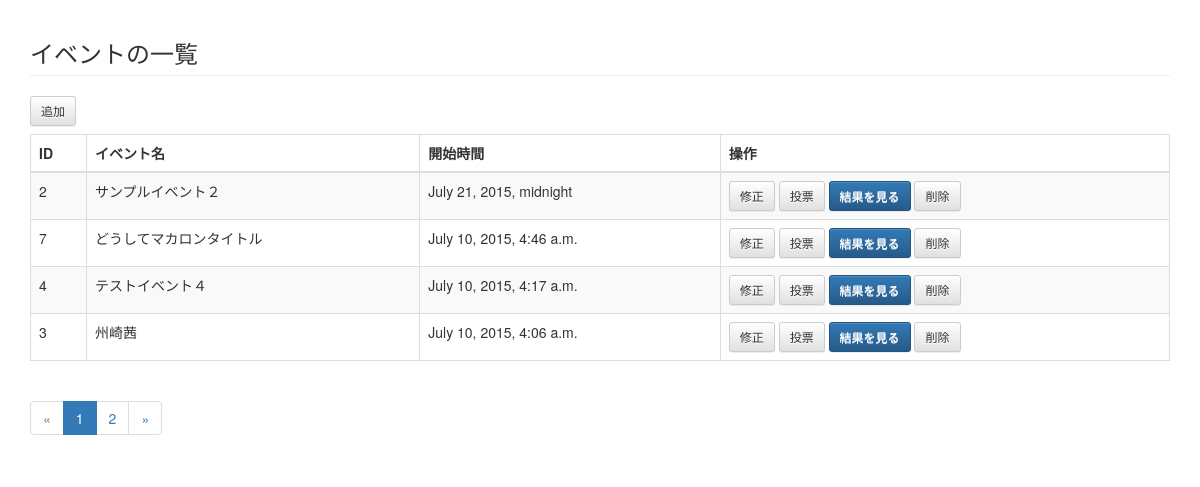
Before: /rank/event/ with the older database file.
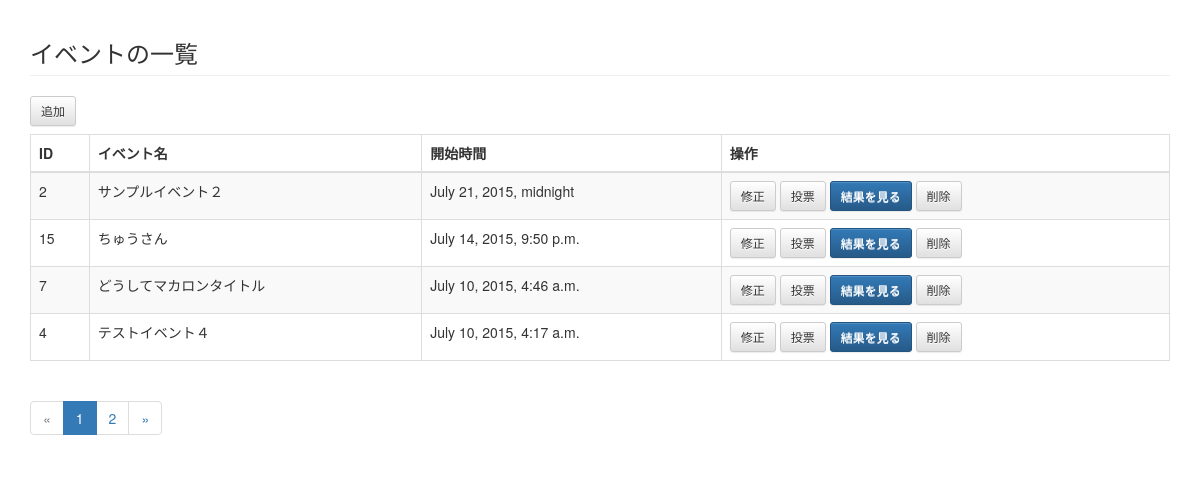
After: the same page with the newer database file.
### rank/models.py (models this page shows, shortened)
class VoteEvent(models.Model):
    name = models.CharField(u'投票イベント名', max_length=255)
    startTimeDate = models.DateTimeField()

### rank/views.py (the view)
class VoteEventList(ListView):
    context_object_name='vote_ranking'
    template_name='rank/list.html'
    paginate_by = 4 # １ページは最大2件ずつでページングする
    def get(self, request, *args, **kwargs):
        events = VoteEvent.objects.all().order_by("-startTimeDate")
        self.object_list = events
        context = self.get_context_data(object_list=self.object_list)
        return self.render_to_response(context)

### templates/rank/list.html (shortened to what this page needs)
{% extends "base.html" %}
{% block content %}
    <h3 class="page-header">イベントの一覧</h3>
    <a href="{% url 'rank:eventAdd' %}" class="btn btn-default btn-sm">追加</a>
    <table class="table table-striped table-bordered">
      <thead>
        <tr>
          <th>ID</th>
          <th>イベント名</th>
          <th>開始時間</th>
          <th>操作</th>
        </tr>
      </thead>
      <tbody>
        {% for event in vote_ranking %}
        <tr>
          <td>{{ event.id }}</td>
          <td>{{ event.name }}</td>
          <td>{{ event.startTimeDate }}</td>
          <td>
            <a href="{% url 'rank:eventEdit' event_id=event.id %}" class="btn btn-default btn-sm">修正</a>
            <a href="{% url 'rank:eventVote' event_id=event.id %}" class="btn btn-default btn-sm">投票</a>
            <a href="{% url 'rank:eventRanking' event_id=event.id %}" class="btn btn-default btn-sm btn-primary">結果を見る</a>
            <button class="btn btn-default btn-sm del_confirm" data-toggle="modal" pk="{{event.name}}" data-target="#deleteModal" url="{% url 'rank:eventDel' event_id=event.id %}">削除</a>
          </td>
        </tr>
        {% endfor %}
      </tbody>
    </table>
    {% if is_paginated %}
    <ul class="pagination">
      {% if page_obj.has_previous %}
        <li><a href="?page={{ page_obj.previous_page_number }}">&laquo;</a></li>
      {% else %}
        <li class="disabled"><a href="#">&laquo;</a></li>
      {% endif %}
      {% for linkpage in page_obj.paginator.page_range %}
        {% ifequal linkpage page_obj.number %}
          <li  class="active"><a href="#">{{ linkpage }}</a></li>
        {% else %}
          <li><a href="?page={{ linkpage }}">{{ linkpage }}</a></li>
        {% endifequal %}
      {% endfor %}
      {% if page_obj.has_next %}
        <li><a href="?page={{ page_obj.next_page_number }}">&raquo;</a></li>
      {% else %}
        <li class="disabled"><a href="#">&raquo;</a></li>
      {% endif %}
    </ul>
    {% endif %}
{% endblock content %}

### templates/base.html (shortened to what this page needs)
{% load staticfiles %}
<!DOCTYPE html>
<html lang="{{ LANGUAGE_CODE|default:"en-us" }}">
<head>
<link href="{% static 'css/bootstrap.min.css' %}" rel="stylesheet">
<link href="{% static 'css/bootstrap-theme.min.css' %}" rel="stylesheet">
</head>
<body>
  <div class="container">
    {% block content %}{% endblock %}
  </div>
</body>
</html>

### templates/rank/list.html (style rules this page uses)
table { margin-top: 8px; }

Changed rows visible on the page:
no longer on this page (row unchanged): VoteEvent: id "3", name "州崎茜", startTimeDate "July 10, 2015, 4:06 a.m."
added VoteEvent: id "15", name "ちゅうさん", startTimeDate "July 14, 2015, 9:50 p.m."
